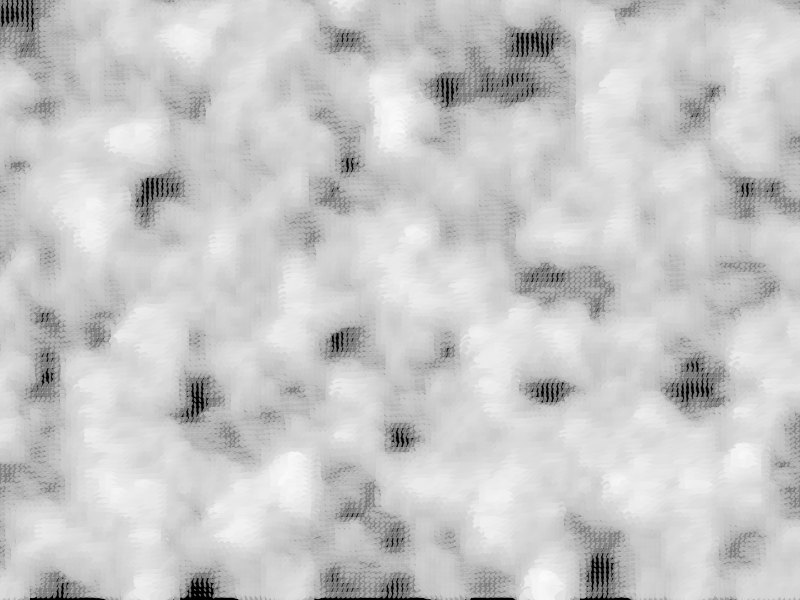
Frame 1 (no input)
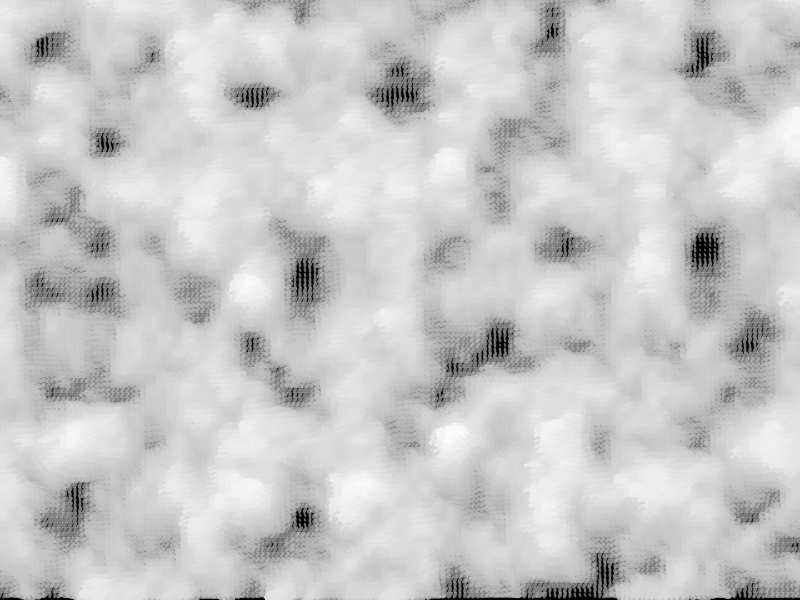
Frame 60 (the mouse pressed at the canvas centre just before this capture)
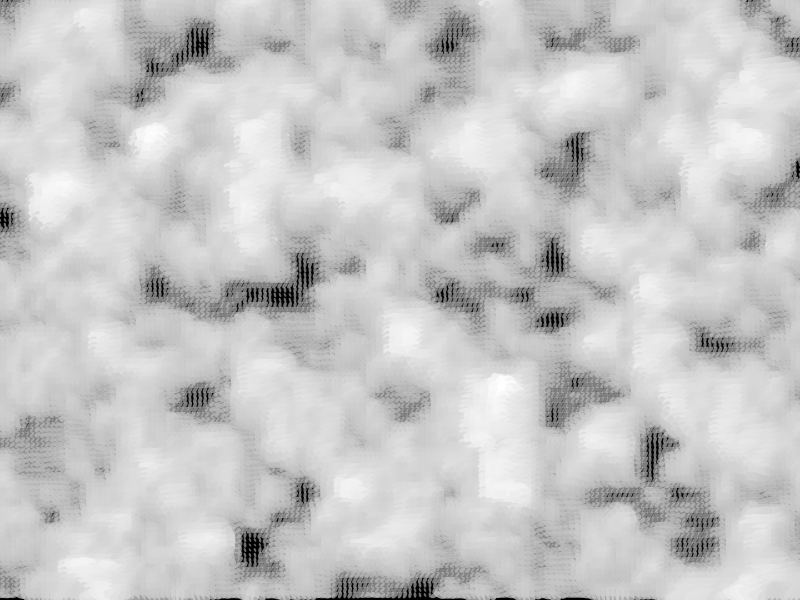
Frame 120 (the mouse held since frame 60 and released just before this capture)

The Processing sketch that drew these frames (run headless with seeded random() and noise(); from frame 60 on, the mouse is pressed at the canvas centre):

// Processing sketch: the_noise_grid_3_2d
// ── the_noise_grid_3_2d.pde
float xstart,xnoise,ystart, ynoise;

void setup(){
  size(800,600);
  smooth();
  background(0);
  frameRate(24);
  
  xstart=random(40);
  ynoise=random(10);
  
}
void draw(){
  background(0);
  
  xstart+=0.1;
  ystart+=0.1;
  
  xnoise=xstart;
  ynoise=ystart;
  
  for(int y=0; y<+height;y+=5){
    ynoise+=0.1;
    xnoise=xstart;
    for(int x=0; x<=width;x+=5){
      xnoise+=0.1;
      drawPoint(x,y,noise(xnoise,ynoise));
    }
  }
}

void drawPoint(float x, float y, float noiseFactor){
 pushMatrix();
 translate(x,y);
 rotate(noiseFactor*radians(540));
 float edgeSize=noiseFactor*35;
 float grey=150+(noiseFactor*120);
 float alph=150+(noiseFactor*120);
 noStroke();
 fill(grey,alph);
 ellipse(0,0,edgeSize,edgeSize/2);
 popMatrix();
}
